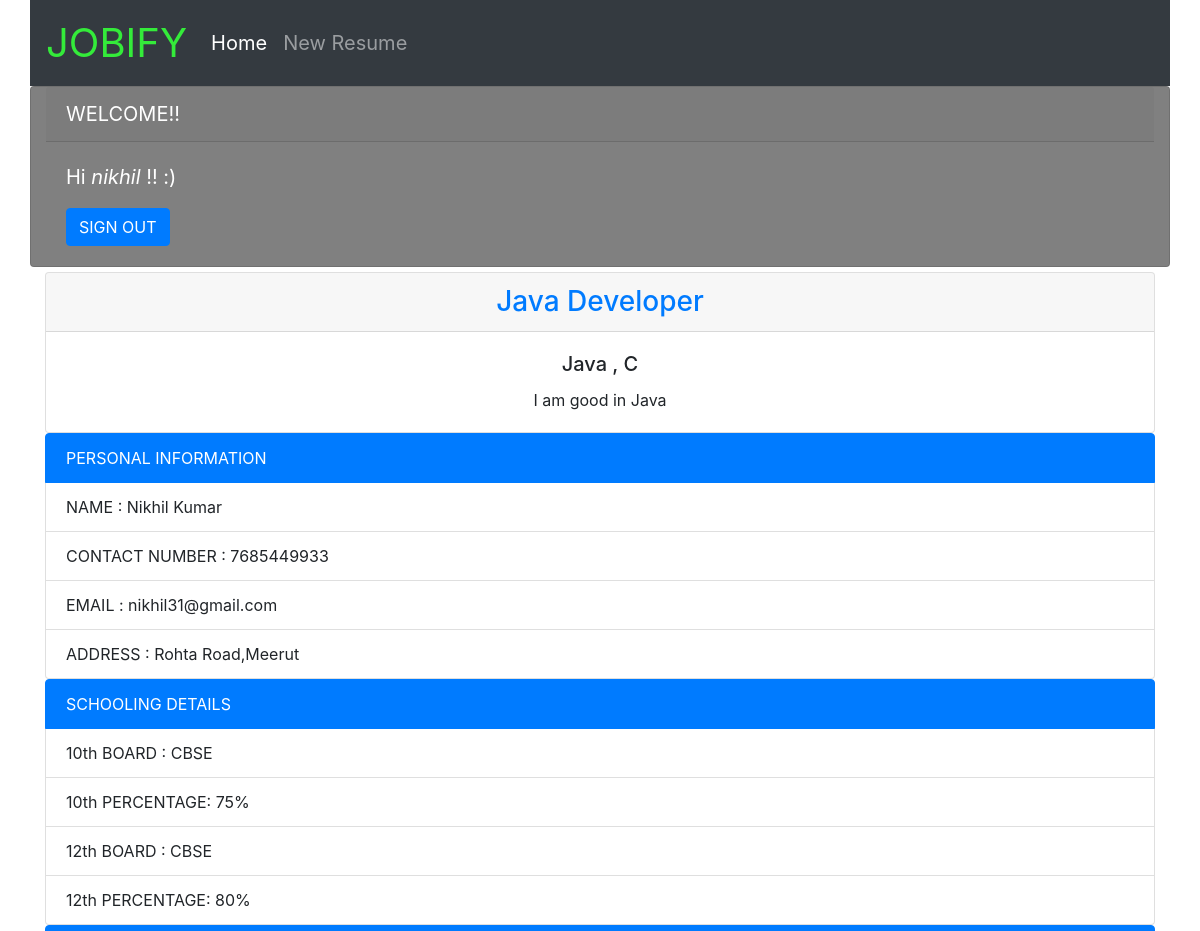
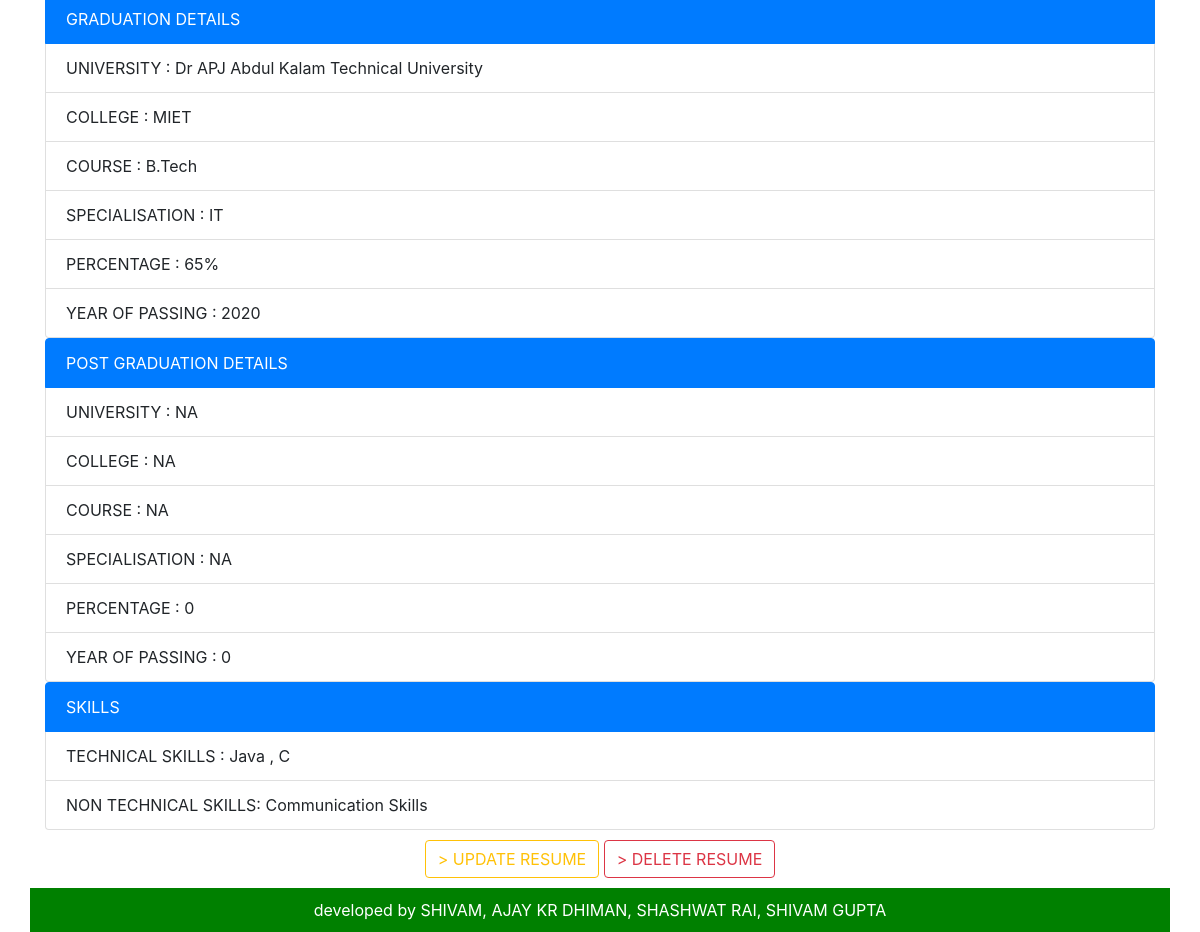
Page /post/15/ (signed in) on the committed database (2 pictures, top to bottom).
### blog/models.py (models this page shows, shortened)
class Post(models.Model):
    author = models.ForeignKey(
        'auth.User',
        on_delete=models.CASCADE, )
    title = models.CharField(max_length=200)
    description = models.TextField()
    name = models.CharField(max_length=200)
    contact_no = models.CharField(max_length=200)
    email_id = models.CharField(max_length=200)
    address = models.TextField()
    x_board = models.CharField(max_length=200)
    x_percentage = models.CharField(max_length=200)
    xii_board = models.CharField(max_length=200)
    xii_percentage = models.CharField(max_length=200)
    grad_university = models.CharField(max_length=200)
    grad_college = models.CharField(max_length=200)
    grad_course = models.CharField(max_length=200)
    grad_specialisation= models.CharField(max_length=200)
    grad_percentage = models.CharField(max_length=200)
    grad_year_of_passing = models.CharField(max_length=200)
    pg_university = models.CharField(max_length=200)
    pg_college = models.CharField(max_length=200)
    pg_course = models.CharField(max_length=200)
    pg_specialisation = models.CharField(max_length=200)
    pg_percentage = models.CharField(max_length=200)
    pg_year_of_passing = models.CharField(max_length=200)
    technical_skills = models.TextField()
    non_technical_skills = models.TextField()

### blog/views.py (the view)
class BlogDetailView(DetailView):
    model = Post
    template_name = 'post_detail.html'

### templates/post_detail.html
{% extends 'base.html' %}
{% block content %}
<div class="container">
     {% if user.is_authenticated  %}
    <div>
<div class="card " style="text-align:center;margin-top:5px;">
    <h3 class="card-header" ><a href="{% url 'post_detail' post.pk %}">{{ post.title }}</a></h3>
  <div class="card-body">
      <h5 class="card-title">{{ post.technical_skills }}</h5>
    <p class="card-text">{{ post.description }}</p>
   </div>
    </div>
    <div class="post-entry">
        <ul class="list-group">
      <a href="#" class="list-group-item list-group-item-action active">
          PERSONAL INFORMATION </a>
  <li class="list-group-item ">NAME : {{object.name}}</li>
  <li class="list-group-item">CONTACT NUMBER : {{object.contact_no}}</li>
  <li class="list-group-item">EMAIL : {{object.email_id}}</li>
 <li class="list-group-item">ADDRESS : {{object.address}}</li>
</ul>  <ul class="list-group">
      <a href="#" class="list-group-item list-group-item-action active">
          SCHOOLING DETAILS </a>
  <li class="list-group-item ">10th BOARD : {{object.x_board}}</li>
  <li class="list-group-item">10th PERCENTAGE: {{object.x_percentage}}</li>
  <li class="list-group-item">12th BOARD : {{object.xii_board}}</li>
 <li class="list-group-item">12th PERCENTAGE: {{object.xii_percentage}}</li>
</ul>  <ul class="list-group">
      <a href="#" class="list-group-item list-group-item-action active">
          GRADUATION DETAILS</a>
  <li class="list-group-item ">UNIVERSITY : {{object.grad_university }}</li>
  <li class="list-group-item">COLLEGE : {{object.grad_college}}</li>
         <li class="list-group-item">COURSE : {{object.grad_course}}</li>
  <li class="list-group-item">SPECIALISATION : {{object.grad_specialisation}}</li>
 <li class="list-group-item">PERCENTAGE : {{object.grad_percentage}}</li>
        <li class="list-group-item">YEAR OF PASSING : {{object.grad_year_of_passing}}</li>
</ul>
         <ul class="list-group">
      <a href="#" class="list-group-item list-group-item-action active">
          POST GRADUATION DETAILS</a>
  <li class="list-group-item ">UNIVERSITY : {{object.pg_university}}</li>
  <li class="list-group-item">COLLEGE : {{object.pg_college}}</li>
         <li class="list-group-item">COURSE : {{object.pg_course}}</li>
  <li class="list-group-item">SPECIALISATION : {{object.pg_specialisation}}</li>
 <li class="list-group-item">PERCENTAGE : {{object.pg_percentage}}</li>
        <li class="list-group-item">YEAR OF PASSING : {{object.pg_year_of_passing}}</li>
</ul>
 <ul class="list-group">
      <a href="#" class="list-group-item list-group-item-action active">
          SKILLS </a>
  <li class="list-group-item ">TECHNICAL SKILLS : {{object.technical_skills}}</li>
  <li class="list-group-item">NON TECHNICAL SKILLS: {{object.non_technical_skills}}</li>
 </ul>
    </div>
        <div style="text-align:center;margin:10px;">
         <a class="btn btn-outline-warning" role="button" href="{% url 'post_edit' post.pk %}" >> UPDATE RESUME</a>
   <a class="btn btn-outline-danger" role="button" href="{% url 'post_delete' post.pk %}">> DELETE RESUME</a></div>
    </div>
    {% else %}
        <div style="text-align:center;color:red;margin-top:20px">
    <h3>Please SIGN IN</h3></div>
    {% endif %}
</div>
{% endblock content %}

### templates/base.html (shortened to what this page needs)
{% load static %}
<!DOCTYPE html>
<html lang="en">
   <head>
       <link rel="stylesheet" href="https://stackpath.bootstrapcdn.com/bootstrap/4.1.3/css/\bootstrap.min.css">
</head>
<body style="margin:0 auto;padding:0;background-color:white;" >
   <header>
       <nav class="navbar navbar-expand-lg navbar-dark bg-dark container">
                          <a class="navbar-brand" href="{% url 'home'  %}" style="font-size:40px;color:#34eb3a">JOBIFY</a>
               <div class="collapse navbar-collapse" id="navbarNav">
                 <ul class="navbar-nav">
                   <li class="nav-item active   ">
                     <a class="nav-link" href="{% url 'home'  %}">Home <span class="sr-only">(current)</span></a>
                   </li>
                   <li class="nav-item">
                     <a class="nav-link" href="{% url 'post_new'  %}">New Resume</a>
                   </li>
                 </ul>
               </div>
             </nav>
         </header>
   <div class="section2" style="margin:0 auto;padding:0;" >
       <div class="card container" style="font-size:20px;color:white;background-color:grey;" >
                  <div class="card-header" >
                    WELCOME!!
                  </div >
              {% if user.is_authenticated  %}
            <div class="card-body">
                <p class="card-text " style="weight:bold;">Hi <i>{{user.username}}</i> !! :)</p>
                 <a href="{% url 'logout' %}" class="btn btn-primary">SIGN OUT</a>
                  </div>
       {% endif %}
   </div>
   <div>
       {% block content %}
       {% endblock content %}
   </div>
   <footer class="container" style="margin-top:5px;background-color:green;color:white;padding:10px;text-align:center">
    developed by SHIVAM, AJAY KR DHIMAN, SHASHWAT RAI, SHIVAM GUPTA
          </footer>
   </body>
</html>

### templates/base.html (style rules this page uses)
header a { font-size:20px; }

### rows in the picture
Post: title "Java Developer", technical_skills "Java , C", description "I am good in Java", name "Nikhil Kumar", contact_no "7685449933", email_id "nikhil31@gmail.com", address "Rohta Road,Meerut", x_board "CBSE", x_percentage "75%", xii_board "CBSE", xii_percentage "80%", grad_university "Dr APJ Abdul Kalam Technical University", grad_college "MIET", grad_course "B.Tech", grad_specialisation "IT", grad_percentage "65%", grad_year_of_passing "2020", pg_university "NA", pg_college "NA", pg_course "NA", pg_specialisation "NA", pg_percentage "0", pg_year_of_passing "0", non_technical_skills "Communication Skills"

### other values in the picture
{{ user.username }} "nikhil"
